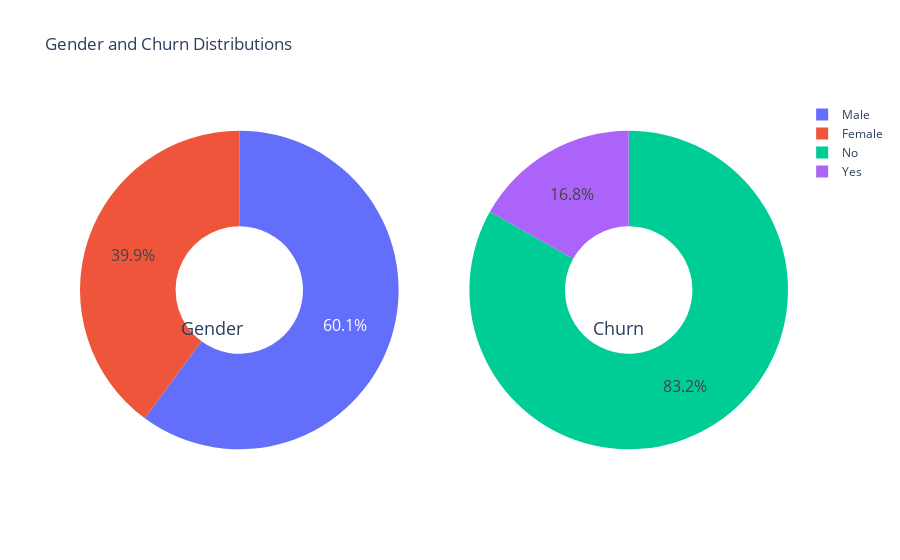

Source (notebook cell):
### Code cell
g_labels = ['Male', 'Female']
c_labels = ['No', 'Yes']
# Create subplots: use 'domain' type for Pie subplot
fig = make_subplots(rows=1, cols=2, specs=[[{'type':'domain'}, {'type':'domain'}]])
fig.add_trace(go.Pie(labels=g_labels, values=df['Gender'].value_counts(), name="Gender"),
              1, 1)
fig.add_trace(go.Pie(labels=c_labels, values=df['Churn'].value_counts(), name="Churn"),
              1, 2)

# Use `hole` to create a donut-like pie chart
fig.update_traces(hole=.4, hoverinfo="label+percent+name", textfont_size=16)

fig.update_layout(
    title_text="Gender and Churn Distributions",
    # Add annotations in the center of the donut pies.
    annotations=[dict(text='Gender', x=0.14, y=0.4, font_size=18, showarrow=False),
                 dict(text='Churn', x=0.80, y=0.4, font_size=18, showarrow=False)])
fig.show()

### Figure 1 — Plotly figure (JSON) as saved in the notebook; plotly's stock layout.template omitted (floating-point values rounded to 4 significant figures)
{"data": [{"domain": {"x": [0, 0.45], "y": [0, 1]}, "hole": 0.4, "hoverinfo": "label+percent+name", "labels": ["Male", "Female"], "name": "Gender", "textfont": {"size": 16}, "type": "pie", "values": [3384, 2246]}, {"domain": {"x": [0.55, 1], "y": [0, 1]}, "hole": 0.4, "hoverinfo": "label+percent+name", "labels": ["No", "Yes"], "name": "Churn", "textfont": {"size": 16}, "type": "pie", "values": [4682, 948]}], "layout": {"annotations": [{"font": {"size": 18}, "showarrow": false, "text": "Gender", "x": 0.14, "y": 0.4}, {"font": {"size": 18}, "showarrow": false, "text": "Churn", "x": 0.8, "y": 0.4}], "title": {"text": "Gender and Churn Distributions"}}}
